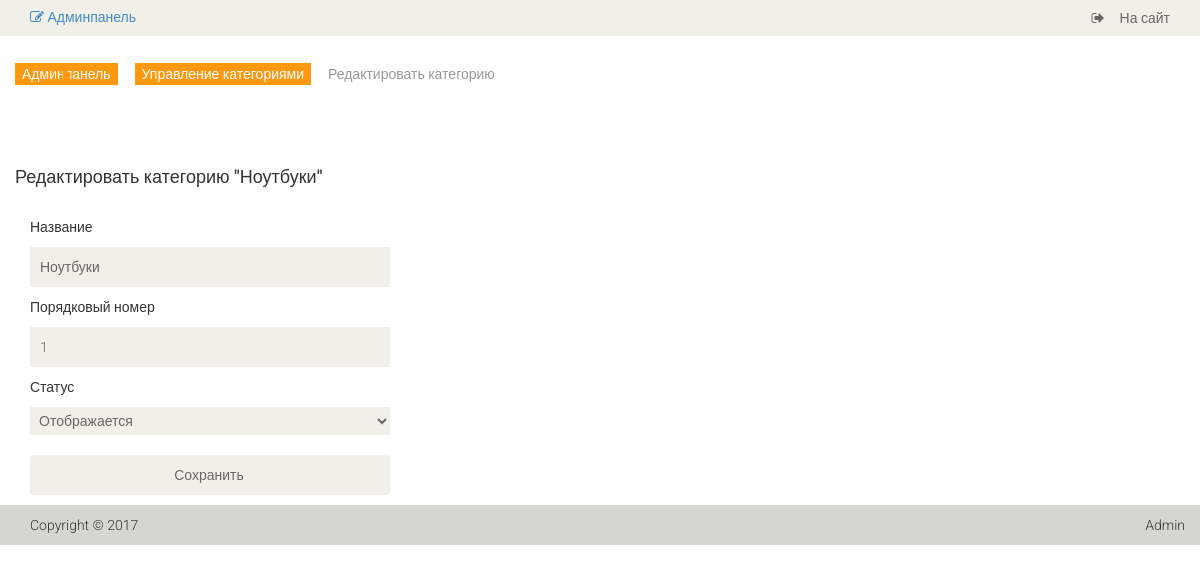
/admin/category/update/13 (signed in), run on the app's committed database.
### tables this page shows
CREATE TABLE `category` (
  `id` int(11) NOT NULL,
  `name` varchar(255) NOT NULL,
  `sort_order` int(11) NOT NULL DEFAULT 0,
  `status` int(11) NOT NULL DEFAULT 1
);

### config/routes.php (called while the page is built)
<?php
return [
  'user/register' => 'user/register',
  'user/login' => 'user/login',
  'user/logout' => 'user/logout',
  'cabinet/edit' => 'cabinet/edit',
  'cabinet' => 'cabinet/index',
  'admin/product/create' => 'adminProduct/create',
  'admin/product/update/([0-9]+)' => 'adminProduct/update/$1',
  'admin/product/delete/([0-9]+)' => 'adminProduct/delete/$1',
  'admin/product' => 'adminProduct/index',
  'admin/category/create' => 'adminCategory/create',
  'admin/category/update/([0-9]+)' => 'adminCategory/update/$1',
  'admin/category/delete/([0-9]+)' => 'adminCategory/delete/$1',
  'admin/category' => 'adminCategory/index',
  'admin/order/update/([0-9]+)' => 'adminOrder/update/$1',
  'admin/order/delete/([0-9]+)' => 'adminOrder/delete/$1',
  'admin/order/view/([0-9]+)' => 'adminOrder/view/$1',
  'admin/order' => 'adminOrder/index',
  'admin' => 'admin/index',
  'category/([0-9]+)/page-([0-9]+)' => 'catalog/category/$1/$2',
  'category/([0-9]+)' => 'catalog/category/$1',
  'product/([0-9]+)' => 'product/view/$1',
  'catalog' => 'catalog/index',
  'head' => 'site/index',
  'about' => 'about/index',
  'contacts' => 'contacts/index',
  'cart/checkout' => 'cart/checkout',
  'cart/add/([0-9]+)' => 'cart/add/$1',
  'cart/addAjax/([0-9]+)/([0-9]+)' => 'cart/addAjax/$1/$2',
  'cart/delete/([0-9]+)' => 'cart/delete/$1',
  'cart' => 'cart/index',
  '' => 'site/index'
];

### controllers/AdminCategoryController.php (called while the page is built, shortened)
<?php
class AdminCategoryController extends AdminBase
{
   public function actionUpdate($id)
   {
      $category = Category::getCategoryById($id);
      require_once(ROOT . '/views/admin_category/update.php');
      return true;
   }
}

### index.php (called while the page is built, shortened)
<?php
$router = new Router();
$router->run();

### models/Category.php (called while the page is built, shortened)
<?php
class Category
{
    public static function getCategoryById($id)
    {
        $db = Db::getConnection();
        $query = "SELECT * FROM  category WHERE id = $id";
        $result = $db->query($query);
        $data = $result->fetch();
        return $data;
    }
}

### views/admin_category/update.php (the view, shortened to what this page needs)
<?php include ROOT . '/views/layouts/header_admin.php'; ?>
<section>
    <div class="container">
        <div class="row">
            <br/>
            <div class="breadcrumbs">
                <ol class="breadcrumb">
                    <li><a href="/admin">Админпанель</a></li>
                    <li><a href="/admin/category">Управление категориями</a></li>
                    <li class="active">Редактировать категорию</li>
                </ol>
            </div>
            <h4>Редактировать категорию "<?php echo $category['name']; ?>"</h4>
            <br/>
            <div class="col-lg-4">
                <div class="login-form">
                    <form action="#" method="post">
                        <p>Название</p>
                        <input type="text" name="name" placeholder="" value="<?php echo $category['name']; ?>">
                        <p>Порядковый номер</p>
                        <input type="text" name="sort_order" placeholder="" value="<?php echo $category['sort_order']; ?>">
                        <p>Статус</p>
                        <select name="status">
                            <option value="1" <?php if ($category['status'] == 1) echo ' selected="selected"'; ?>>Отображается</option>
                        </select>
                        <br><br>
                        <input type="submit" name="submit" class="btn btn-default" value="Сохранить">
                    </form>
                </div>
            </div>
        </div>
    </div>
</section>
<?php include ROOT . '/views/layouts/footer_admin.php'; ?>

### components/Router.php (shortened to what this page needs)
<?php
class Router
{
    private $routes;
    public function __construct()
    {
        $routesPath = ROOT . '/config/routes.php';
        $this->routes = include($routesPath);
    }
    public function run()
    {
        $uri = trim($_SERVER["REQUEST_URI"], '/');
        foreach ($this->routes as $uriPattern => $path) {
            if (preg_match("~$uriPattern~", $uri)) {
                $internalRoute = preg_replace("~$uriPattern~", $path, $uri);
                $segments   = explode('/', $internalRoute);
                $controllerName = ucfirst(array_shift($segments) . 'Controller');
                $actionName = 'action' . ucfirst(array_shift($segments));
                $controllerObject = new $controllerName;
                $result = call_user_func_array(array($controllerObject, $actionName), $segments);
                if ($result) break;
            }
        }
    }
}

### views/layouts/header_admin.php (shortened to what this page needs)
<!DOCTYPE html>
<html lang="en">
    <head>
        <link href="/template/css/bootstrap.min.css" rel="stylesheet">
        <link href="/template/css/font-awesome.min.css" rel="stylesheet">
        <link href="/template/css/prettyPhoto.css" rel="stylesheet">
        <link href="/template/css/price-range.css" rel="stylesheet">
        <link href="/template/css/animate.css" rel="stylesheet">
        <link href="/template/css/main.css" rel="stylesheet">
        <link href="/template/css/responsive.css" rel="stylesheet">
    </head>
    <body>
        <div class="page-wrapper">
            <header id="header">
                <div class="header_top">
                    <div class="container">
                        <div class="row">
                            <div class="col-sm-6">
                                <div class="contactinfo">
                                    <h5>
                                        <a href="/admin"><i class="fa fa-edit"></i> Админпанель</a>
                                    </h5>
                                </div>
                            </div>
                            <div class="col-sm-6">
                                <div class="social-icons pull-right">
                                    <ul class="nav navbar-nav">
                                        <li><a href="/"><i class="fa fa-sign-out"></i>На сайт</a></li>
                                    </ul>
                                </div>
                            </div>
                        </div>
                    </div>
                </div>

### views/layouts/footer_admin.php (shortened to what this page needs)
</div>
<footer id="footer" class="page-footer">
    <div class="footer-bottom">
        <div class="container">
            <div class="row">
                <p class="pull-left">Copyright © 2017</p>
                <p class="pull-right">Admin</p>
            </div>
        </div>
    </div>
</footer>
</body>
</html>

### template/css/main.css (style rules this page uses)
body { font-family: 'Roboto', sans-serif; background:; position: relative; font-weight:400px; }
ul li { list-style: none; }
a { -webkit-transition: 300ms; -moz-transition: 300ms; -o-transition: 300ms; transition: 300ms; }
h1, h2, h3, h4, h5, h6 { font-family: 'Roboto', sans-serif; }
.header_top { background: none repeat scroll 0 0 #F0F0E9; }
.social-icons ul li a { border: 0 none; border-radius: 0; color: #696763; padding:0px; }
.social-icons ul li { display:inline-block; }
.social-icons ul li a i { padding: 11px 15px; transition: all 0.9s ease 0s; -moz-transition: all 0.9s ease 0s; -webkit-transition: all 0.9s ease 0s; -o-transition: all 0.9s ease 0s; }
#footer { background: #F0F0E9; }
.footer-bottom { background: #D6D6D0; padding-top: 10px; }
.footer-bottom p { color: #363432; font-family: 'Roboto', sans-serif; font-weight: 300; margin-left: 15px; }
.login-form form input, .signup-form form input { background: #F0F0E9; border: medium none; color: #696763; display: block; font-family: 'Roboto', sans-serif; font-size: 14px; font-weight: 300; height: 40px; margin-bottom: 10px; outline: medium none; padding-left: 10px; width: 100%; }
.breadcrumbs { position: relative; }
.breadcrumbs .breadcrumb { background:transparent; margin-bottom: 75px; padding-left: 0; }
.breadcrumbs .breadcrumb li a { background:#FE980F; color: #FFFFFF; padding: 3px 7px; }
.breadcrumbs .breadcrumb li a:after { content:""; height:auto; width: auto; border-width: 8px; border-style: solid; border-color:transparent transparent transparent #FE980F; position: absolute; top: 11px; left:48px; }
.breadcrumbs .breadcrumb > li + li:before { content: " "; }
.user_info input, select, textarea { background: #F0F0E9; border:0; color: #696763; padding: 5px; width: 100%; border-radius: 0; resize: none }

### data on the page
category: name "Ноутбуки", sort_order "1", status "Отображается"
